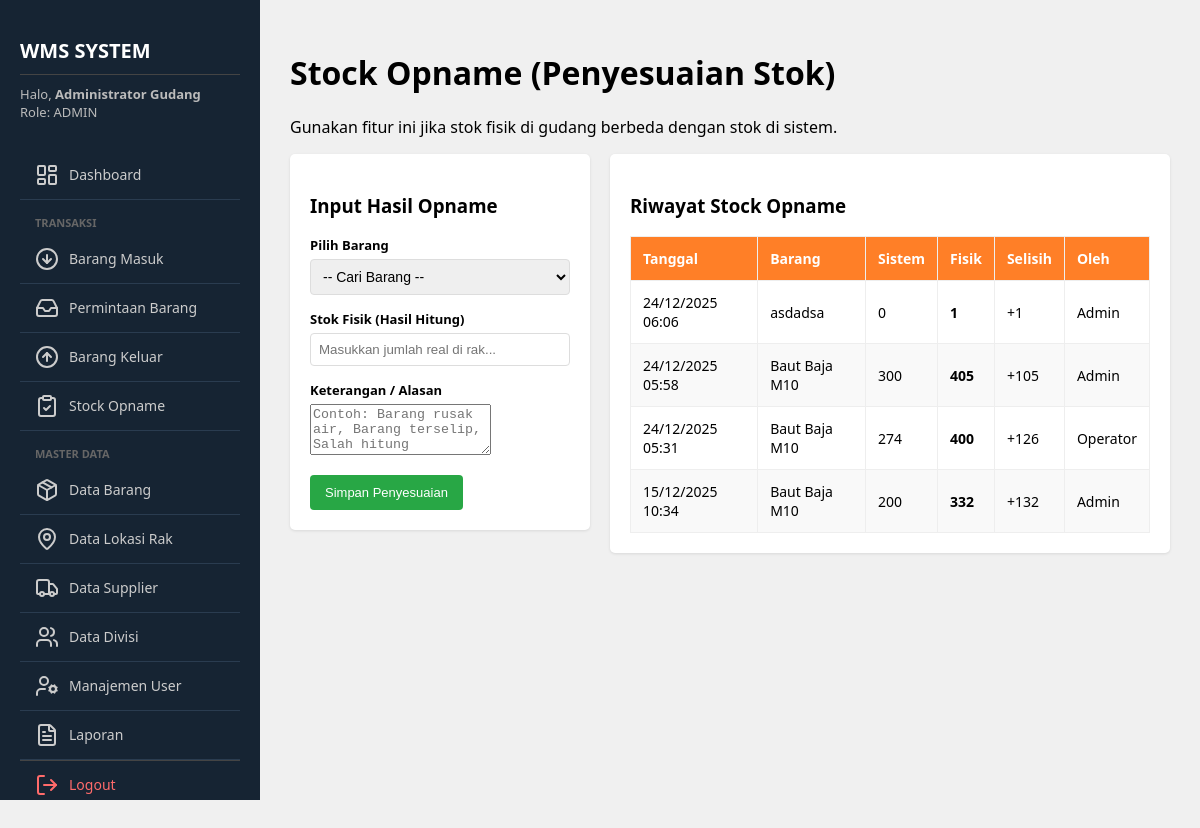
The app's page /transaksi/stock_opname.php (signed in) with its own data.
### tables this page shows
CREATE TABLE `transaksi` (
  `id` int(11) NOT NULL,
  `id_barang` int(11) NOT NULL,
  `id_user` int(11) NOT NULL,
  `id_supplier` int(11) DEFAULT NULL,
  `id_divisi` int(11) DEFAULT NULL,
  `jenis` enum('masuk','keluar','adjustment') NOT NULL,
  `jumlah` int(11) NOT NULL,
  `tanggal` datetime DEFAULT current_timestamp(),
  `keterangan` text DEFAULT NULL,
  `status` enum('pending','approved','rejected','completed') NOT NULL DEFAULT 'completed',
  `stok_awal_sistem` int(11) DEFAULT NULL
);

CREATE TABLE `barang` (
  `id` int(11) NOT NULL,
  `kode_barang` varchar(20) NOT NULL,
  `nama_barang` varchar(100) NOT NULL,
  `kategori` enum('Bahan Baku','Barang Jadi','Sparepart') NOT NULL,
  `stok` int(11) NOT NULL DEFAULT 0,
  `stok_minimal` int(11) NOT NULL DEFAULT 10,
  `satuan` varchar(20) NOT NULL,
  `id_lokasi` int(11) DEFAULT NULL
);

CREATE TABLE `users` (
  `id` int(11) NOT NULL,
  `username` varchar(50) NOT NULL,
  `password` varchar(255) NOT NULL,
  `role` enum('admin','operator','requester') NOT NULL,
  `nama_lengkap` varchar(100) NOT NULL,
  `created_at` timestamp NOT NULL DEFAULT current_timestamp()
);

### transaksi/stock_opname.php (the view, shortened to what this page needs)
<?php
include '../config/koneksi.php';
?>
<?php include '../includes/header.php'; ?>
    <div class="wrapper">
        <?php include '../includes/sidebar.php'; ?>
        <div class="content">
            <h1>Stock Opname (Penyesuaian Stok)</h1>
            <p>Gunakan fitur ini jika stok fisik di gudang berbeda dengan stok di sistem.</p>
            <div style="display: flex; gap: 20px; align-items: flex-start;">
                <div class="card" style="flex: 1;">
                    <h3>Input Hasil Opname</h3>
                    <form method="POST" action="">
                        <div class="form-group">
                            <label>Pilih Barang</label>
                            <select name="id_barang" required style="font-size: 14px;">
                                <option value="">-- Cari Barang --</option>
                            </select>
                        </div>
                        <div class="form-group">
                            <label>Stok Fisik (Hasil Hitung)</label>
                            <input type="number" name="stok_fisik" min="0" required placeholder="Masukkan jumlah real di rak...">
                        </div>
                        <div class="form-group">
                            <label>Keterangan / Alasan</label>
                            <textarea name="keterangan" rows="3" required placeholder="Contoh: Barang rusak air, Barang terselip, Salah hitung sebelumnya..."></textarea>
                        </div>
                        <button type="submit" name="simpan_opname" class="btn btn-primary" onclick="return confirm('Apakah Anda yakin data fisik sudah benar? Stok akan langsung berubah.')">Simpan Penyesuaian</button>
                    </form>
                </div>
                <div class="card" style="flex: 2;">
                    <h3>Riwayat Stock Opname</h3>
                    <table>
                        <thead>
                            <tr>
                                <th>Tanggal</th>
                                <th>Barang</th>
                                <th>Sistem</th>
                                <th>Fisik</th>
                                <th>Selisih</th>
                                <th>Oleh</th>
                            </tr>
                        </thead>
                        <tbody>
                            <?php
                            $q_log = mysqli_query($koneksi, "
                                SELECT t.*, b.nama_barang, u.username
                                FROM transaksi t
                                JOIN barang b ON t.id_barang = b.id
                                JOIN users u ON t.id_user = u.id
                                WHERE t.jenis = 'adjustment'
                                ORDER BY t.tanggal DESC LIMIT 10
                            ");
                            if(mysqli_num_rows($q_log) > 0){
                                while($log = mysqli_fetch_assoc($q_log)){
                                    $is_loss = strpos($log['keterangan'], "Hilang") !== false || strpos($log['keterangan'], "Kurang") !== false;
                                    if ($is_loss) {
                                        $selisih_text = "<span class='badge-loss'>-{$log['jumlah']}</span>";
                                        $fisik = $log['stok_awal_sistem'] - $log['jumlah'];
                                    } else {
                                        $selisih_text = "<span class='badge-plus'>+{$log['jumlah']}</span>";
                                        $fisik = $log['stok_awal_sistem'] + $log['jumlah'];
                                    }
                            ?>
                            <tr>
                                <td><?= date('d/m/Y H:i', strtotime($log['tanggal'])) ?></td>
                                <td><?= $log['nama_barang'] ?></td>
                                <td><?= $log['stok_awal_sistem'] ?></td>
                                <td><b><?= $fisik ?></b></td>
                                <td><?= $selisih_text ?></td>
                                <td><?= ucfirst($log['username']) ?></td>
                            </tr>
                            <?php
                                }
                            } else {
                                echo "<tr><td colspan='6' style='text-align:center; padding:20px;'>Belum ada data opname.</td></tr>";
                            }
                            ?>
                        </tbody>
                    </table>
                </div>
            </div>
        </div>
    </div>
</body>
</html>

### includes/header.php (style rules this page uses)
body { font-family: 'Segoe UI', Tahoma, Geneva, Verdana, sans-serif; background-color: #f0f0f0; margin: 0; padding: 0; display: flex; height: 100vh; overflow: hidden; }
.wrapper { display: flex; width: 100%; height: 100%; }
.content { flex: 1; padding: 30px; overflow-y: auto; height: 100%; }
.card { background: white; padding: 20px; border-radius: 5px; box-shadow: 0 1px 3px rgba(0, 0, 0, 0.1); margin-bottom: 20px; }
.form-group { margin-bottom: 15px; }
.form-group label { display: block; margin-bottom: 5px; font-weight: bold; font-size: 13px; }
.form-group input, .form-group select { width: 100%; padding: 8px; border: 1px solid #ddd; border-radius: 4px; box-sizing: border-box; }
.btn { padding: 10px 15px; border: none; border-radius: 4px; cursor: pointer; color: white; text-decoration: none; display: inline-block; font-size: 13px; margin-right: 5px; }
.btn-primary { background: #28a745; }
table { width: 100%; border-collapse: collapse; margin-top: 15px; font-size: 14px; }
th, td { border: 1px solid #eee; padding: 12px; text-align: left; }
th { background-color: #FF7F27; color: white; }
tr:nth-child(even) { background-color: #f9f9f9; }

### records on screen
transaksi: tanggal "24/12/2025 06:06", id_barang.nama_barang "asdadsa", stok_awal_sistem "0", jumlah "1", id_user.username "Admin"
transaksi: tanggal "24/12/2025 05:58", id_barang.nama_barang "Baut Baja M10", stok_awal_sistem "300", fisik "405", jumlah "105", id_user.username "Admin"
transaksi: tanggal "24/12/2025 05:31", id_barang.nama_barang "Baut Baja M10", stok_awal_sistem "274", fisik "400", jumlah "126", id_user.username "Operator"
transaksi: tanggal "15/12/2025 10:34", id_barang.nama_barang "Baut Baja M10", stok_awal_sistem "200", fisik "332", jumlah "132", id_user.username "Admin"

### other values on screen
$nama_user "Administrator Gudang"
$role_user "ADMIN"
